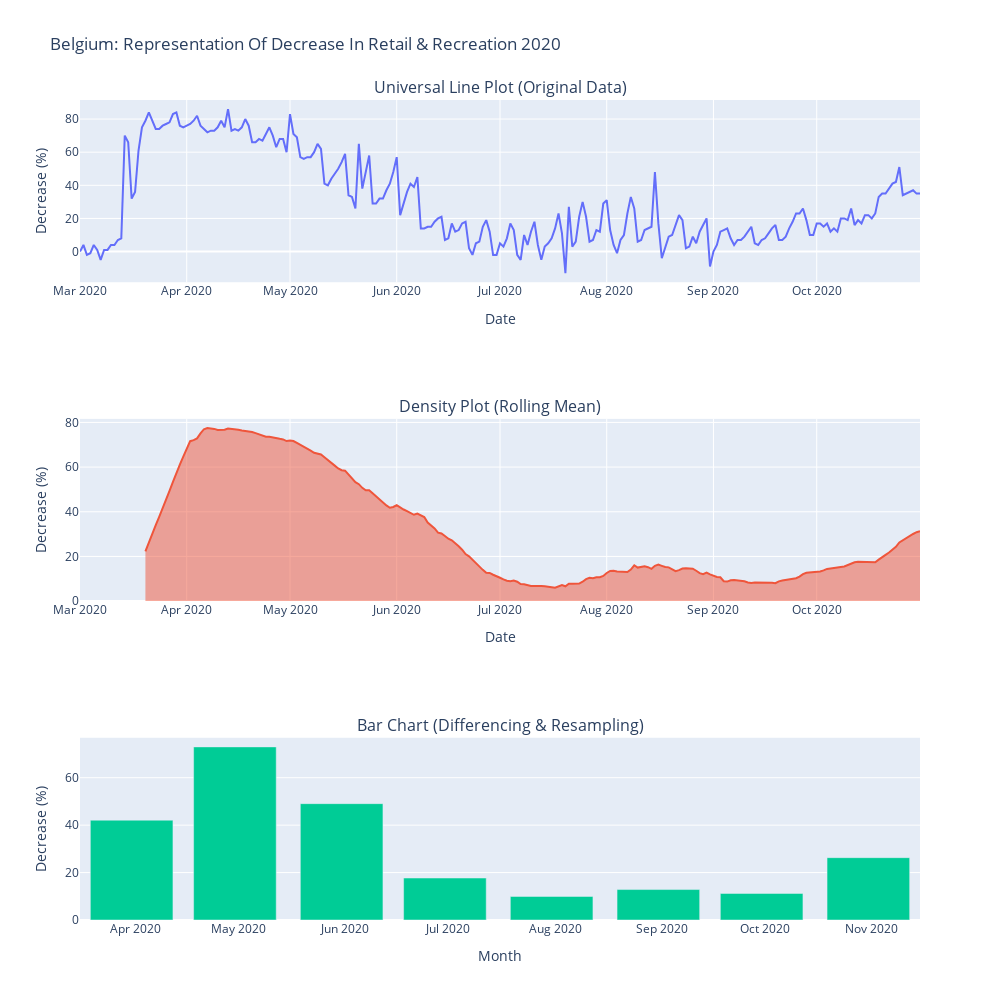

Write notebook code for a chart like this one.
### Markdown cell above
## Belgium 2020: Retail & Recreation

We'll begin by setting up our mobility suite and plotting the retail and recreation data for Belgium in 2020. We can finally get a view of our hard work thus far!

### Code cell
#Belgium 2020: Retail & Recreation
num_subplot_rows = 3
num_subplot_cols = 1

country = Country.Belgium
attribute = Attribute.Retail_And_Rec
rolling_mean_windows = 20
resampling_freq = 'M'

#Our Overall Graph Preferences
graph_prefs = {
    "title" : "Belgium: Representation Of Decrease In Retail & Recreation 2020",
    "line_title" : "Universal Line Plot (Original Data)",
    "density_title" : "Density Plot (Rolling Mean)",
    "bar_title" : "Bar Chart (Differencing & Resampling)",
    "width" : 1000,
    "height" : 1000
}

#Our Subplot-Specific Preferences
subplot_prefs = [
    {
        "xaxis" : "Date",
        "yaxis" : "Decrease (%)"
    },
    {
        "xaxis" : "Date",
        "yaxis" : "Decrease (%)"
    },
    {
        "xaxis" : "Month",
        "yaxis" : "Decrease (%)"
    }
]

#Create The Mobility Suite
suite = MobilitySuite(num_subplot_rows, num_subplot_cols, graph_prefs)

#Plot & Show Our Graphs
suite.plot(country, Attribute.Retail_And_Rec, rolling_mean_windows, resampling_freq, subplot_prefs)
suite.show()

### Figure 1 — Plotly figure (JSON) as saved in the notebook; plotly's stock layout.template omitted (floating-point values rounded to 4 significant figures; data arrays with more than 128 entries replaced by an {"elided": "..."} marker saying what was removed)
{"data": [{"showlegend": false, "type": "scatter", "x": {"elided": "245 str values"}, "xaxis": "x", "y": {"elided": "245 int values"}, "yaxis": "y"}, {"fill": "tozeroy", "showlegend": false, "type": "scatter", "x": {"elided": "245 str values"}, "xaxis": "x2", "y": {"elided": "245 float values"}, "yaxis": "y2"}, {"showlegend": false, "type": "bar", "x": ["2020-03-31T00:00:00", "2020-04-30T00:00:00", "2020-05-31T00:00:00", "2020-06-30T00:00:00", "2020-07-31T00:00:00", "2020-08-31T00:00:00", "2020-09-30T00:00:00", "2020-10-31T00:00:00"], "xaxis": "x3", "y": [42.1, 73, 49.06, 17.7, 9.935, 12.84, 11.2, 26.29], "yaxis": "y3"}], "layout": {"annotations": [{"font": {"size": 16}, "showarrow": false, "text": "Universal Line Plot (Original Data)", "x": 0.5, "xanchor": "center", "xref": "paper", "y": 1, "yanchor": "bottom", "yref": "paper"}, {"font": {"size": 16}, "showarrow": false, "text": "Density Plot (Rolling Mean)", "x": 0.5, "xanchor": "center", "xref": "paper", "y": 0.6111, "yanchor": "bottom", "yref": "paper"}, {"font": {"size": 16}, "showarrow": false, "text": "Bar Chart (Differencing & Resampling)", "x": 0.5, "xanchor": "center", "xref": "paper", "y": 0.2222, "yanchor": "bottom", "yref": "paper"}], "height": 1000, "title": {"text": "Belgium: Representation Of Decrease In Retail & Recreation 2020"}, "width": 1000, "xaxis": {"anchor": "y", "domain": [0, 1], "title": {"text": "Date"}}, "xaxis2": {"anchor": "y2", "domain": [0, 1], "title": {"text": "Date"}}, "xaxis3": {"anchor": "y3", "domain": [0, 1], "title": {"text": "Month"}}, "yaxis": {"anchor": "x", "domain": [0.7778, 1], "title": {"text": "Decrease (%)"}}, "yaxis2": {"anchor": "x2", "domain": [0.3889, 0.6111], "title": {"text": "Decrease (%)"}}, "yaxis3": {"anchor": "x3", "domain": [0, 0.2222], "title": {"text": "Decrease (%)"}}}}
